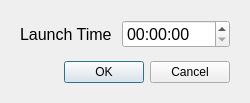
<?xml version="1.0" encoding="UTF-8"?>
<ui version="4.0">
 <class>EstimatedLaunchTime</class>
 <widget class="QDialog" name="EstimatedLaunchTime">
  <property name="geometry">
   <rect>
    <x>0</x>
    <y>0</y>
    <width>250</width>
    <height>103</height>
   </rect>
  </property>
  <property name="sizePolicy">
   <sizepolicy hsizetype="Fixed" vsizetype="Fixed">
    <horstretch>0</horstretch>
    <verstretch>0</verstretch>
   </sizepolicy>
  </property>
  <property name="windowTitle">
   <string>Estimated Launch Time</string>
  </property>
  <layout class="QVBoxLayout" name="verticalLayout">
   <property name="spacing">
    <number>10</number>
   </property>
   <property name="leftMargin">
    <number>20</number>
   </property>
   <property name="topMargin">
    <number>20</number>
   </property>
   <property name="rightMargin">
    <number>20</number>
   </property>
   <property name="bottomMargin">
    <number>20</number>
   </property>
   <item>
    <layout class="QFormLayout" name="formLayout">
     <item row="0" column="0">
      <widget class="QLabel" name="launchTimeLabel">
       <property name="font">
        <font>
         <pointsize>12</pointsize>
        </font>
       </property>
       <property name="text">
        <string>Launch Time</string>
       </property>
      </widget>
     </item>
     <item row="0" column="1">
      <widget class="QTimeEdit" name="launchTimeEdit">
       <property name="font">
        <font>
         <pointsize>12</pointsize>
        </font>
       </property>
       <property name="displayFormat">
        <string>HH:mm:ss</string>
       </property>
      </widget>
     </item>
    </layout>
   </item>
   <item>
    <widget class="QDialogButtonBox" name="buttonBox">
     <property name="orientation">
      <enum>Qt::Orientation::Horizontal</enum>
     </property>
     <property name="standardButtons">
      <set>QDialogButtonBox::StandardButton::Cancel|QDialogButtonBox::StandardButton::Ok</set>
     </property>
    </widget>
   </item>
  </layout>
 </widget>
 <resources/>
 <connections>
  <connection>
   <sender>buttonBox</sender>
   <signal>accepted()</signal>
   <receiver>EstimatedLaunchTime</receiver>
   <slot>accept()</slot>
   <hints>
    <hint type="sourcelabel">
     <x>248</x>
     <y>254</y>
    </hint>
    <hint type="destinationlabel">
     <x>157</x>
     <y>274</y>
    </hint>
   </hints>
  </connection>
  <connection>
   <sender>buttonBox</sender>
   <signal>rejected()</signal>
   <receiver>EstimatedLaunchTime</receiver>
   <slot>reject()</slot>
   <hints>
    <hint type="sourcelabel">
     <x>316</x>
     <y>260</y>
    </hint>
    <hint type="destinationlabel">
     <x>286</x>
     <y>274</y>
    </hint>
   </hints>
  </connection>
 </connections>
</ui>
